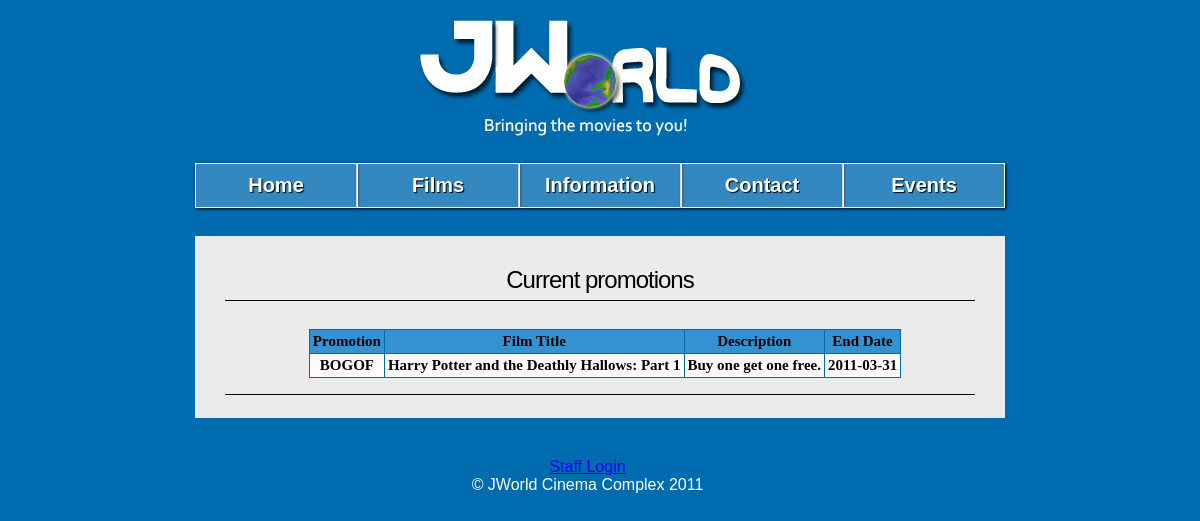
The app's page /index.php?page=news, older data.
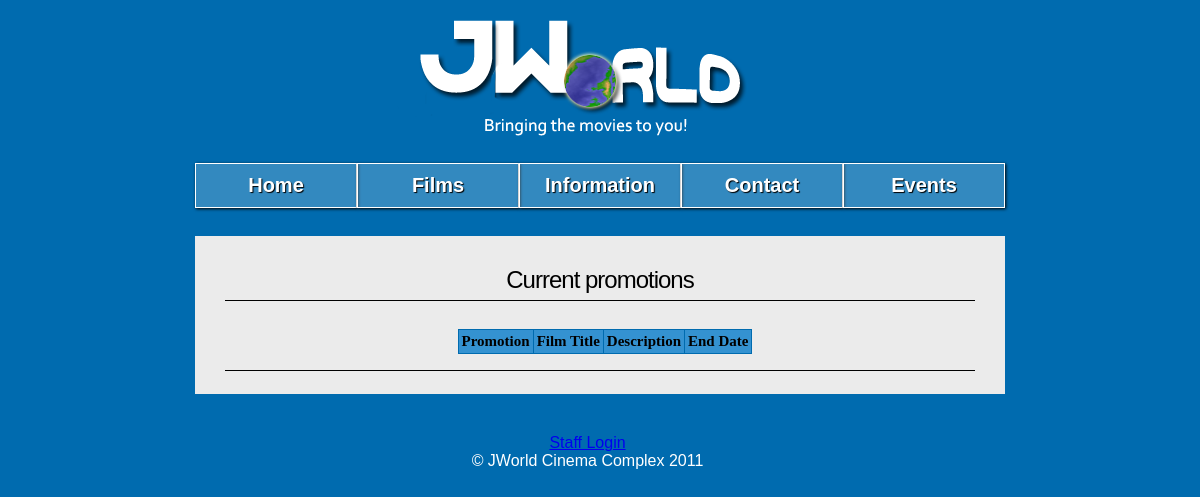
The same page, newer data.
### tables this page shows
CREATE TABLE promotions (
	promo_id int(11) NOT NULL AUTO_INCREMENT,
	film_ID int(11) NOT NULL,
	promo_name varchar(50) NOT NULL,
	start_date date NOT NULL,
	end_date date NOT NULL,
	description varchar(200) NOT NULL,
	PRIMARY KEY (promo_id),
	FOREIGN KEY (film_ID) REFERENCES films(film_ID) ON DELETE CASCADE ON UPDATE CASCADE
);

CREATE TABLE films (
	film_ID int(11) NOT NULL AUTO_INCREMENT,
	film_title varchar(255) NOT NULL,
	film_year char(4) NOT NULL,
	film_plot text(65535) NOT NULL,
	film_length int(11) NOT NULL,
	film_genre varchar(50) NOT NULL,
	film_rating varchar(5) NOT NULL,
	film_poster varchar(255) NOT NULL,
	imdb_id varchar(50) NOT NULL,
  PRIMARY KEY (film_ID)
);

### res/pages/news.php (the view, shortened to what this page needs)
<?php
$today = date('Y-m-d');
?>
<div id="body">
<h1>Current promotions</h1><p>
	<?php
	$query = "select promo_name, film_title, description, end_date from promotions p, films f where p.film_ID = f.film_ID and p.start_date <= '$today' and p.end_date >= '$today';";
	$result = mysql_query($query) or die(mysql_error());
	echo "<table class=\"table-std\">
	<tr>
	<th>Promotion</th>
	<th>Film Title</th>
	<th>Description</th>
	<th>End Date</th>
	</tr>";
	while($row = mysql_fetch_array($result)){
		echo "<tr>";
		echo "<td>" . $row['promo_name'] . "</td>";
		echo "<td>" . $row['film_title'] . "</td>";
		echo "<td>" . $row['description'] . "</td>";
		echo "<td>" . $row['end_date'] . "</td>";
		echo "</tr>";
	}
	echo "</table>";
	?>
<h2></h2>
</div>

### index.php (shortened to what this page needs)
<!DOCTYPE html>
<?php
	include 'res/config/headder.php';
?>
	<div id="maincontent">
    <?php
	if(isset($_GET['page'])) {
		if(file_exists('res/pages/'.$_GET['page'].'.php')) {
			include('res/pages/'.$_GET['page'].'.php');
		} else {
			include 'res/pages/error.php';
		}
	} else {
			include('res/pages/start.php');
	}
    ?>
	</div>
<?php
	include 'res/config/footer.php';
?>
</html>

### res/config/headder.php (shortened to what this page needs)
<head>
	<link href="res/css/main.css" rel="stylesheet" type="text/css" />
	<link href="res/css/redmond/jquery-ui-1.8.10.custom.css" rel="stylesheet" type="text/css"/>
	<link rel="stylesheet" href="res/css/redmond/jquery-ui-timepicker.css" type="text/css"/>
</head>
<body>
<div id="container">
	<header id="logo">
		<nav>
			<ul>
				<li><a href="index.php?page=start">Home</a></li>
				<li><a href="index.php?page=films">Films</a></li>
				<li><a href="index.php?page=about">Information</a></li>
				<li><a href="index.php?page=contact">Contact</a></li>
				<li><a href="index.php?page=news">Events</a></li>
			</ul>
		</nav>
	</header>

### res/config/footer.php (shortened to what this page needs)
		<footer>
			<div id="valid" >
				<?php
				if(isset($_SESSION['login'])) {
					echo "<a href=\"admin.php?page=logOut\">Log Out</a>";
				}
				else {
					echo "<a href=\"index.php?page=adminLogin\">Staff Login</a>";
				}
				?>
				<br/>
				&copy; JWorld Cinema Complex 2011
			</div>
		</footer>
	</div>
</body>

### res/css/main.css (style rules this page uses)
article, aside, figure, footer, header, nav, section { display: block; }
body { font-family: "Trebuchet MS", Arial, Helvetica, sans-serif; color: #000; background: #006BAF; }
#container { width: 840px; height:100%; margin-right: auto; margin-left: auto; }
.table-std { font-family:"Palatino Linotype", "Book Antiqua", Palatino, serif; font-size:15px; margin-left:auto; margin-right:auto; }
h1 { border-bottom:1px solid #000000; letter-spacing:-1px; font-size:24px; padding-bottom:6px; font-weight:400; margin:10px 10px 3px 0; font-family:Vera, Helvetica, Georgia; }
h2 { border-bottom:1px solid #000000; letter-spacing:-1px; font-size:18px; padding-bottom:6px; font-weight:400; margin:10px 10px 3px 0; font-family: Helvetica, Georgia; }
#logo { background-image: url(../img/log.png); background-repeat: no-repeat; height: 138px; width: 100%; }
nav { padding-top: 150px; width:810px; margin-left:auto; margin-right:auto; }
ul { padding:0; margin:0; }
nav ul { list-style: none; margin-bottom: 15px; font-weight: bold; font-size:20px; }
nav ul li { float: left; }
nav ul a { display: block; width:140px; padding: 10px; text-align:center; text-decoration: none; color: #fff; border: 1px solid #fff; margin: 5px 0px; -moz-box-shadow: 1px 1px 3px #000; -webkit-box-shadow: 1px 1px 3px #000; box-shadow: 1px 1px 3px #000; text-shadow: 1px 1px 1px #000; }
nav ul a:link, nav ul a:visited { background: rgba(255,255,255,0.2); }
#maincontent { margin-top: 80px; padding-top: 10px; padding-right: 0px; padding-bottom: 10px; padding-left: 0px; }
#body { font-family:"Palatino Linotype", "Book Antiqua", Palatino, serif; font-size:28px; overflow:auto; font-weight:bold; background-color: #EBEBEB; width: 760px; height:100%; padding:20px 20px 20px 30px; margin-bottom:20px; margin-left:auto; margin-right:auto; text-align:center; }
footer { padding: 10px 0; clear: both; color: #fff; }
#valid { text-align:center; margin-right:25px; }
table { border-collapse:collapse; }
table, td, th { border:0.5px solid #006BAF; padding:3px; }
th { background-color:#3492D1; color:black; }
td { text-align:center; background-color:#FFFAFA; }

Row changes from the older to the newer data that the page shows:
no longer on this page (row edited): promotions: promo_name "BOGOF", film_ID.film_title "Harry Potter and the Deathly Hallows: Part 1", description "Buy one get one free.", end_date "2011-03-31"
